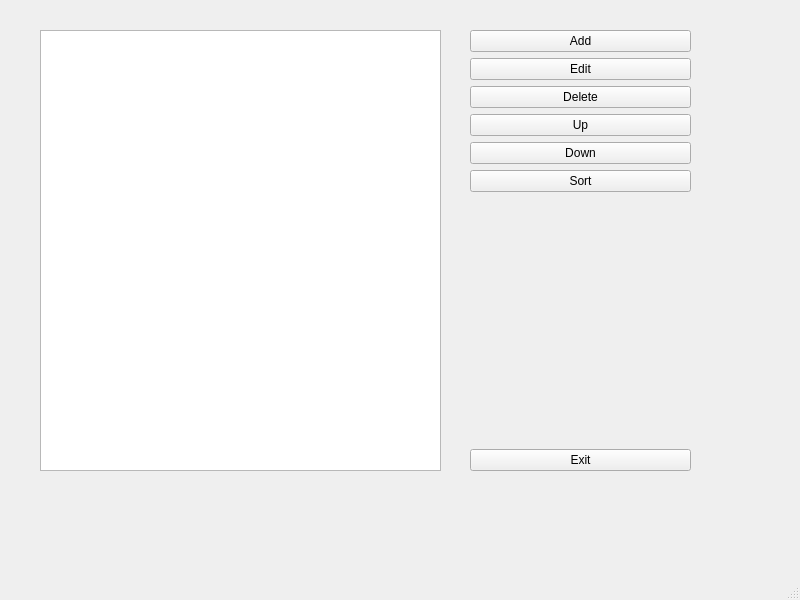
<?xml version="1.0" encoding="UTF-8"?>
<ui version="4.0">
 <class>MainWindow</class>
 <widget class="QMainWindow" name="MainWindow">
  <property name="geometry">
   <rect>
    <x>0</x>
    <y>0</y>
    <width>800</width>
    <height>600</height>
   </rect>
  </property>
  <property name="windowTitle">
   <string>MainWindow</string>
  </property>
  <widget class="QWidget" name="centralwidget">
   <widget class="QListWidget" name="list_items">
    <property name="geometry">
     <rect>
      <x>40</x>
      <y>30</y>
      <width>401</width>
      <height>441</height>
     </rect>
    </property>
   </widget>
   <widget class="QWidget" name="layoutWidget">
    <property name="geometry">
     <rect>
      <x>470</x>
      <y>30</y>
      <width>221</width>
      <height>441</height>
     </rect>
    </property>
    <layout class="QVBoxLayout" name="verticalLayout">
     <item>
      <widget class="QPushButton" name="btn_add">
       <property name="text">
        <string>Add</string>
       </property>
      </widget>
     </item>
     <item>
      <widget class="QPushButton" name="btn_edit">
       <property name="text">
        <string>Edit</string>
       </property>
      </widget>
     </item>
     <item>
      <widget class="QPushButton" name="btn_delete">
       <property name="text">
        <string>Delete</string>
       </property>
      </widget>
     </item>
     <item>
      <widget class="QPushButton" name="btn_up">
       <property name="text">
        <string>Up</string>
       </property>
      </widget>
     </item>
     <item>
      <widget class="QPushButton" name="btn_down">
       <property name="text">
        <string>Down</string>
       </property>
      </widget>
     </item>
     <item>
      <widget class="QPushButton" name="btn_sort">
       <property name="text">
        <string>Sort</string>
       </property>
      </widget>
     </item>
     <item>
      <spacer name="verticalSpacer">
       <property name="orientation">
        <enum>Qt::Vertical</enum>
       </property>
       <property name="sizeHint" stdset="0">
        <size>
         <width>20</width>
         <height>40</height>
        </size>
       </property>
      </spacer>
     </item>
     <item>
      <widget class="QPushButton" name="btn_exit">
       <property name="text">
        <string>Exit</string>
       </property>
      </widget>
     </item>
    </layout>
   </widget>
  </widget>
  <widget class="QMenuBar" name="menubar">
   <property name="geometry">
    <rect>
     <x>0</x>
     <y>0</y>
     <width>800</width>
     <height>21</height>
    </rect>
   </property>
  </widget>
  <widget class="QStatusBar" name="statusbar"/>
 </widget>
 <resources/>
 <connections/>
</ui>
